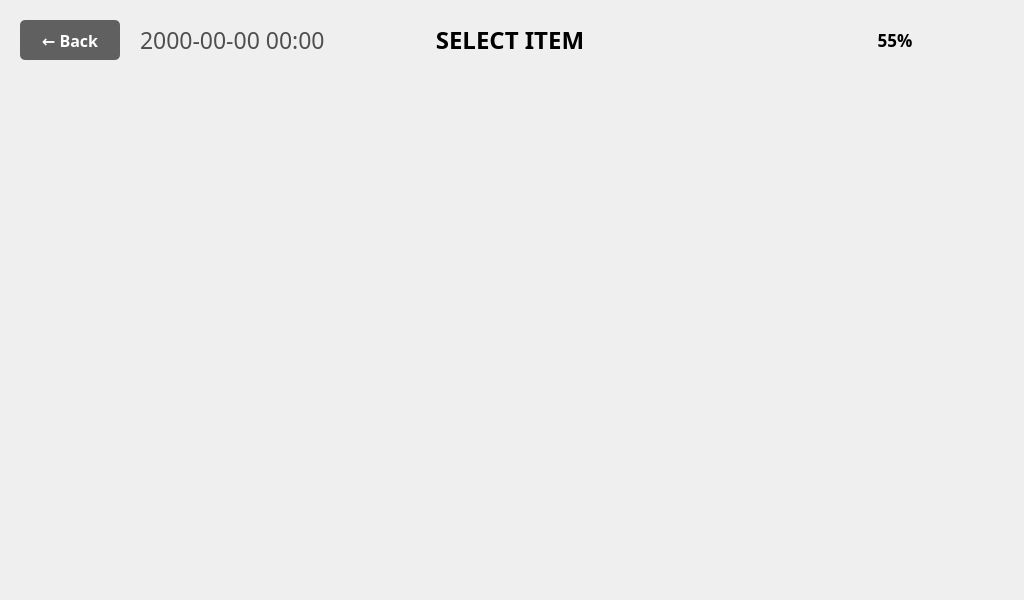
<?xml version="1.0" encoding="UTF-8"?>
<ui version="4.0">
 <class>SelectViewWindow</class>
 <widget class="QMainWindow" name="SelectViewWindow">
  <property name="geometry">
   <rect>
    <x>0</x>
    <y>0</y>
    <width>1024</width>
    <height>600</height>
   </rect>
  </property>
  <property name="windowTitle">
   <string notr="true">Home</string>
  </property>
  <property name="unifiedTitleAndToolBarOnMac">
   <bool>false</bool>
  </property>
  <widget class="QWidget" name="centralwidget">
   <widget class="QPushButton" name="pushButton_Covid19">
    <property name="geometry">
     <rect>
      <x>82</x>
      <y>190</y>
      <width>240</width>
      <height>240</height>
     </rect>
    </property>
    <property name="text">
     <string/>
    </property>
    <property name="icon">
     <iconset>
      <normaloff>../image/03_Select/Select_Covid.png</normaloff>../image/03_Select/Select_Covid.png</iconset>
    </property>
    <property name="iconSize">
     <size>
      <width>235</width>
      <height>235</height>
     </size>
    </property>
    <property name="flat">
     <bool>true</bool>
    </property>
   </widget>
   <widget class="QPushButton" name="pushButton_Influenza">
    <property name="geometry">
     <rect>
      <x>392</x>
      <y>190</y>
      <width>240</width>
      <height>240</height>
     </rect>
    </property>
    <property name="text">
     <string/>
    </property>
    <property name="icon">
     <iconset>
      <normaloff>../image/03_Select/Select_Influ.png</normaloff>../image/03_Select/Select_Influ.png</iconset>
    </property>
    <property name="iconSize">
     <size>
      <width>235</width>
      <height>235</height>
     </size>
    </property>
    <property name="flat">
     <bool>true</bool>
    </property>
   </widget>
   <widget class="QPushButton" name="pushButton_Cadiac">
    <property name="geometry">
     <rect>
      <x>702</x>
      <y>190</y>
      <width>240</width>
      <height>240</height>
     </rect>
    </property>
    <property name="text">
     <string/>
    </property>
    <property name="icon">
     <iconset>
      <normaloff>../image/03_Select/Select_Troponin.png</normaloff>../image/03_Select/Select_Troponin.png</iconset>
    </property>
    <property name="iconSize">
     <size>
      <width>235</width>
      <height>235</height>
     </size>
    </property>
    <property name="flat">
     <bool>true</bool>
    </property>
   </widget>
   <widget class="QPushButton" name="pushButton_SelectBackArrow">
    <property name="geometry">
     <rect>
      <x>20</x>
      <y>20</y>
      <width>100</width>
      <height>40</height>
     </rect>
    </property>
    <property name="font">
     <font>
      <family>Pretendard</family>
      <pointsize>-1</pointsize>
      <weight>75</weight>
      <bold>true</bold>
     </font>
    </property>
    <property name="styleSheet">
     <string notr="true">QPushButton {
    background-color: #606060;
    color: white;
    border: none;
    border-radius: 5px;
    font-size: 16px;
    font-weight: bold;
}
QPushButton:hover {
    background-color: #707070;
}
QPushButton:pressed {
    background-color: #505050;
}</string>
    </property>
    <property name="text">
     <string>← Back</string>
    </property>
   </widget>
   <widget class="QLabel" name="label_BatteryGuage">
    <property name="geometry">
     <rect>
      <x>850</x>
      <y>20</y>
      <width>80</width>
      <height>40</height>
     </rect>
    </property>
    <property name="text">
     <string/>
    </property>
    <property name="pixmap">
     <pixmap>../image/Icon/Battery_Icon-050.png</pixmap>
    </property>
    <property name="scaledContents">
     <bool>true</bool>
    </property>
   </widget>
   <widget class="QLabel" name="label_2">
    <property name="geometry">
     <rect>
      <x>420</x>
      <y>20</y>
      <width>180</width>
      <height>40</height>
     </rect>
    </property>
    <property name="palette">
     <palette>
      <active>
       <colorrole role="WindowText">
        <brush brushstyle="SolidPattern">
         <color alpha="255">
          <red>0</red>
          <green>0</green>
          <blue>0</blue>
         </color>
        </brush>
       </colorrole>
      </active>
      <inactive>
       <colorrole role="WindowText">
        <brush brushstyle="SolidPattern">
         <color alpha="255">
          <red>0</red>
          <green>0</green>
          <blue>0</blue>
         </color>
        </brush>
       </colorrole>
      </inactive>
      <disabled>
       <colorrole role="WindowText">
        <brush brushstyle="SolidPattern">
         <color alpha="255">
          <red>120</red>
          <green>120</green>
          <blue>120</blue>
         </color>
        </brush>
       </colorrole>
      </disabled>
     </palette>
    </property>
    <property name="font">
     <font>
      <family>Pretendard</family>
      <pointsize>18</pointsize>
      <weight>75</weight>
      <bold>true</bold>
     </font>
    </property>
    <property name="text">
     <string>SELECT ITEM</string>
    </property>
    <property name="alignment">
     <set>Qt::AlignCenter</set>
    </property>
   </widget>
   <widget class="QLabel" name="label_DateNClock">
    <property name="geometry">
     <rect>
      <x>140</x>
      <y>20</y>
      <width>300</width>
      <height>40</height>
     </rect>
    </property>
    <property name="palette">
     <palette>
      <active>
       <colorrole role="WindowText">
        <brush brushstyle="SolidPattern">
         <color alpha="255">
          <red>79</red>
          <green>79</green>
          <blue>79</blue>
         </color>
        </brush>
       </colorrole>
      </active>
      <inactive>
       <colorrole role="WindowText">
        <brush brushstyle="SolidPattern">
         <color alpha="255">
          <red>79</red>
          <green>79</green>
          <blue>79</blue>
         </color>
        </brush>
       </colorrole>
      </inactive>
      <disabled>
       <colorrole role="WindowText">
        <brush brushstyle="SolidPattern">
         <color alpha="255">
          <red>120</red>
          <green>120</green>
          <blue>120</blue>
         </color>
        </brush>
       </colorrole>
      </disabled>
     </palette>
    </property>
    <property name="font">
     <font>
      <family>Pretendard</family>
      <pointsize>17</pointsize>
      <weight>50</weight>
      <bold>false</bold>
     </font>
    </property>
    <property name="text">
     <string>2000-00-00 00:00</string>
    </property>
    <property name="alignment">
     <set>Qt::AlignLeading|Qt::AlignLeft|Qt::AlignVCenter</set>
    </property>
   </widget>
   <widget class="QLabel" name="label_BatteryGuageTxt">
    <property name="geometry">
     <rect>
      <x>820</x>
      <y>20</y>
      <width>150</width>
      <height>40</height>
     </rect>
    </property>
    <property name="palette">
     <palette>
      <active>
       <colorrole role="WindowText">
        <brush brushstyle="SolidPattern">
         <color alpha="255">
          <red>0</red>
          <green>0</green>
          <blue>0</blue>
         </color>
        </brush>
       </colorrole>
      </active>
      <inactive>
       <colorrole role="WindowText">
        <brush brushstyle="SolidPattern">
         <color alpha="255">
          <red>0</red>
          <green>0</green>
          <blue>0</blue>
         </color>
        </brush>
       </colorrole>
      </inactive>
      <disabled>
       <colorrole role="WindowText">
        <brush brushstyle="SolidPattern">
         <color alpha="255">
          <red>120</red>
          <green>120</green>
          <blue>120</blue>
         </color>
        </brush>
       </colorrole>
      </disabled>
     </palette>
    </property>
    <property name="font">
     <font>
      <family>Pretendard</family>
      <pointsize>13</pointsize>
      <weight>75</weight>
      <bold>true</bold>
     </font>
    </property>
    <property name="text">
     <string>55%</string>
    </property>
    <property name="alignment">
     <set>Qt::AlignCenter</set>
    </property>
   </widget>
  </widget>
 </widget>
 <resources/>
 <connections/>
</ui>
